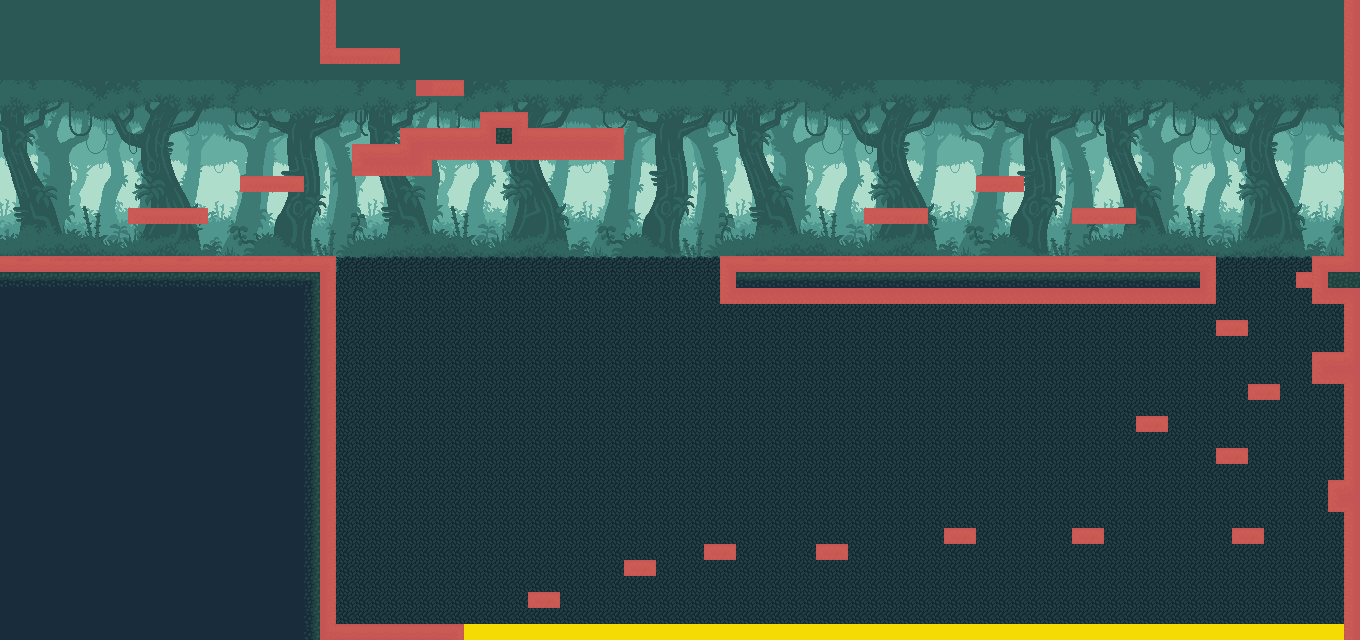

Tiled map render using the project's own tile images. Description and the map definition, with tile-layer contents summarised, below:
An orthogonal 85x40 tile map with 16x16 px tiles, 9 tile layers (Background1, Background2, Background3, Background4, ...), 2 tilesets.

<map version="1.0" orientation="orthogonal" renderorder="right-down" width="85" height="40" tilewidth="16" tileheight="16" nextobjectid="1">
 <tileset firstgid="1" name="Jungle" tilewidth="16" tileheight="16" tilecount="741" columns="39">
  <image source="Jungle.png" width="624" height="304" />
 </tileset>
 <tileset firstgid="742" name="Background" tilewidth="16" tileheight="16" tilecount="3432" columns="78">
  <image source="Background.png" width="1258" height="719" />
 </tileset>
 <layer name="Background1" width="85" height="40">
  <data>[3400 cells, 3400 non-empty, 253 distinct tile ids]</data>
 </layer>
 <layer name="Background2" width="85" height="40">
  <data>[3400 cells, 935 non-empty, 253 distinct tile ids]</data>
 </layer>
 <layer name="Background3" width="85" height="40">
  <data>[3400 cells, 1020 non-empty, 276 distinct tile ids]</data>
 </layer>
 <layer name="Background4" width="85" height="40">
  <data>[3400 cells, 1020 non-empty, 276 distinct tile ids]</data>
 </layer>
 <layer name="Background5" width="85" height="40">
  <data>[3400 cells, 1445 non-empty, 276 distinct tile ids]</data>
 </layer>
 <layer name="Background6" width="85" height="40">
  <data>[3400 cells, 1531 non-empty, 3 distinct tile ids]</data>
 </layer>
 <layer name="Movement" width="85" height="40">
  <data>[3400 cells, 749 non-empty, 69 distinct tile ids]</data>
 </layer>
 <layer name="Collision" width="85" height="40">
  <data>[3400 cells, 258 non-empty, 1 distinct tile ids]</data>
 </layer>
 <layer name="InstantDeath" width="85" height="40">
  <data>[3400 cells, 55 non-empty, 1 distinct tile ids]</data>
 </layer>
</map>